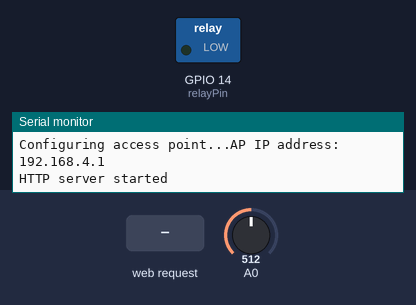
A sketch run on a simulated ESP8266 (NodeMCU). Shown: switched loads named in the sketch (green lamp = pin HIGH), the last lines printed to the serial monitor. The test bench sets the inputs (shaded band); at power-on: A0 = 512. EEPROM starts erased.

Above: at 1.2 s.
1.3 s: HTTP request GET /switchON received
At 1.9 s:
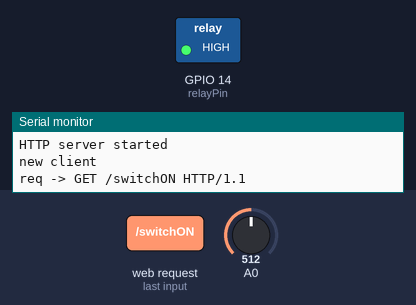
2.8 s: A0 set to 716
5.8 s: HTTP request GET /get_watts received
7.3 s: HTTP request GET /get_switch received
Timing chart, 0 to 9.8 s (numbered marks = the images above; inputs shaded):
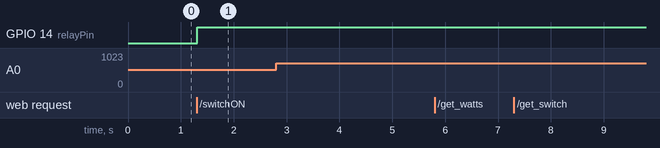

Measured:
- after the input at 1.3 s, GPIO 14 (relayPin): LOW → HIGH at once

The sketch:

Main.ino
```cpp
//-----------------------------------------------------------------------

#include <ESP8266WiFi.h>
#include <WiFiClient.h>
#include <EEPROM.h>

String ssid				    = "ECOPLUG0001";
String password			  = "pass12345";
const char *sta_ssid	= "ECOPLUG0001";
const char *sta_pass	= "pass12345";

/* Set these to your desired credentials. */

WiFiServer server(80);
WiFiClient client;
IPAddress  localIP;

#include "cPage.h"
#include "cCircularBuffer.h"

/* Just a little test message.  Go to http://192.168.4.1 in a web browser
 * connected to this access point to see it.
 */

void standaloneServer()
{
  Serial.println();
  Serial.print("Configuring access point...");
  /* You can remove the password parameter if you want the AP to be open. */
  WiFi.disconnect();
  WiFi.mode(WIFI_AP);
  WiFi.softAP(sta_ssid,sta_pass);
  // WiFi.config(saip);
  localIP = WiFi.softAPIP();
  Serial.print("AP IP address: ");
  Serial.println(localIP);
  server.begin();
  Serial.println("HTTP server started");
}

IPAddress ssip(192,168,4,1);
IPAddress dns(255,0, 0, 0);

static int ssConnectionTimeOut = 30;
static int ssConnectionTimeOutCount = 0;

IPAddress newIP;
float wattsResult = 0.0f;
int i;
float average;
bool ssConnecting	= false;
int relayPin		= 14;

cCircularBuffer cmaxmin(200);
cCircularBuffer cbamps(100);
cCircularBuffer cprom(1000);
bool start = true;
bool initialized = false;

void setup()
{
  i=0;
	delay(1);
	Serial.begin(9600);
	delay(1);
	EEPROM.begin(512);
	delay(1);
	standaloneServer();
	pinMode(relayPin, OUTPUT);
	delay(10);
	initialized = false;
}
float total;
int ceros = 0;
int noceros = 0;
void loop()
{

    client = server.available();

	  if (!client)
	  {
        if (i<2*cmaxmin.numElements){
          if(i%2==0){
            cmaxmin.addElement(analogRead(A0));
            delay(10);
          }
          i++;
          return;
        }
        else if (i==2*cmaxmin.numElements) {
          average = cmaxmin.getAvg();
          initialized = true;
          Serial.println(average);
          Serial.println(cmaxmin.maxindex);
          Serial.println(cmaxmin.minindex);
          i++;
          return;
        }
		  if (initialized)
		  {
        if(digitalRead(relayPin) != HIGH){
          cprom.addElement(0.0f);
        }
			  float result = analogRead(A0);
			  if (result <= cmaxmin.maxindex && result >= cmaxmin.minindex)
			  {
				  result = 0;
          wattsResult = 0.0f;
          cprom.addElement(wattsResult);
			  }
			  else
			  if (result > 0)
			  {
				  //Serial.println(result);
				  cbamps.addElement(result);
				  if (cbamps.lindex != cbamps.findex)
				  {
					  result = fabs(cbamps.getAvg() - average);
					  Serial.println("#########");
           wattsResult = result*7.0f;
           Serial.println(wattsResult);
           cprom.addElement(wattsResult);
           Serial.println(cprom.cindex);
				  }
			  }
			  delay(10);
		  }
          return;
      }

      Serial.println("new client");
      while(!client.available())
      {
        delay(1);
      }

      String req = client.readStringUntil('\r');
      Serial.println("req -> " + req);
      // client.print("48 watts");
      client.flush();

	  if (req.indexOf("/get_watts") != -1)
	  {
		  delay(5);
     for(int j=0; j<cprom.numElements;j++){
      if(cprom.elements[j]!=0){
        noceros++;
      }
     }
      switch(noceros){
          case 5:
            total = cprom.getAvg()* 184;
            Serial.println("5 no cero");
            break;
          case 4:
            total = cprom.getAvg() * 250;
            Serial.println("4 no cero");
            break;
          case 3:
            total = cprom.getAvg() * 310;
            Serial.println("3 no cero");
            break;
          case 2:
            total = cprom.getAvg() * 510;
            Serial.println("2 no cero");
            break;
          case 6:
            total = cprom.getAvg() * 150;
            break;
          case 7:
          total = cprom.getAvg() * 125;
          break;
          case 8:
          total = cprom.getAvg() * 110;
          break;
          case 9:
          case 10:
            total = cprom.getAvg() * 100;
            break;
          case 1:
            Serial.println("1 no cero");
            total = 0.0f;
            break;
          default:
            total = 0.0f;
            Serial.println("0 no cero");
            break;
        }

		  client.print(String(total)+" "+String(noceros));
      noceros = 0;
	  }

	  String strIsOn = "OFF";

	  if (req.indexOf("/get_switch") != -1)
	  {
		  int isOn = digitalRead(relayPin);
		  if (isOn == HIGH)
		  {
			  strIsOn = "ON";
		  }
		  else
		  {
			  strIsOn = "OFF";
        wattsResult = 0.0f;
		  }
		  // delay(5);
      Serial.println(strIsOn);
		  client.print(strIsOn);
	  }

	  if (req.indexOf("/switchOFF") != -1)
	  {
		  strIsOn = "OFF";
		  digitalWrite(relayPin, LOW);
	  }

	  if (req.indexOf("/switchON") != -1)
	  {
		  strIsOn = "ON";
		  digitalWrite(relayPin, HIGH);
	  }


}
```

cCircularBuffer.h
```cpp
class cCircularBuffer
{
  public:


    int numElements;

    float *elements;

	int findex;
    int cindex;
    int lindex;

	float maxindex;
    float minindex;
	float avgindex;
  float ctotal;
	cCircularBuffer(int _numElements = 50)
    {
	  elements = new float[_numElements];
	  numElements = _numElements;
      findex = 0;
      cindex = 0;
      lindex = 0;
      maxindex = 0;
      minindex = 0;
	  avgindex = 0;
    }
    void addElement(float _value)
    {
      elements[cindex] = _value;
      if(cindex == 0)
      {
          maxindex = _value;
          minindex = _value;
      }
       if(maxindex < _value)
       {
         maxindex = _value;
       }
       if(minindex > _value)
       {
         minindex = _value;
       }
      cindex++;
      if (cindex >= numElements)
      {
        cindex = 0;
        findex++;
        if (findex >= numElements)
        {
          findex = 0;
        }
      }
    }

    float getAvg()
    {
      lindex = findex;
      int s = findex;
      float result = 0;
      for (int r = 0; r < numElements; r++)
      {
		  result += elements[s];
        s++;
        if (s >= numElements)
        {
          s = 0;
        }
      }
      result /= (float)numElements;
	  avgindex = result;
      return result;
    }

};
```

cPage.h
```cpp
void htmlPrint(String _str)
{
	Serial.println(_str);
	client.print(_str + "\n");
}

void printPageHeader()
{
	htmlPrint("<?xml version=\"1.0\" encoding=\"iso-8859-1\"?>");
	htmlPrint("<html xmlns=\"http://www.w3.org/1999/xhtml\">");
	htmlPrint("<head>");
	htmlPrint("<meta http-equiv=\"content-type\" content=\"text/html; charset=iso-8859-1\" />");
	htmlPrint("<meta name=\"generator\" content=\"Amaya, see http://www.w3.org/Amaya/\" />");
	htmlPrint("</head>");
	htmlPrint("<body style=\"background-color:#E5E5E5;margin-left:10em;margin-right:auto;\">");
	htmlPrint("<p style=\"font-size: 80pt\"><button style=\"font-size: 80pt\"></button></p>");
}

void printHTMLButton(String _htmlDest,String _description)
{
	String tbutton = "<p><a href=\"/" + _htmlDest + "\"><button style=\"font-size: 80pt;text-align:center;margin-left:auto;margin-right:auto;\">" + _description + "</button></a></p>";
	htmlPrint(tbutton);
}

void printPageEnd()
{
	htmlPrint("</body>");
	htmlPrint("</html>");
}
```
